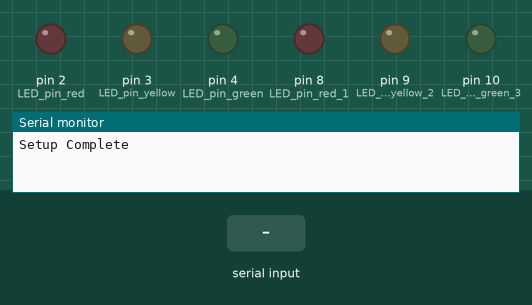
Bench run of a sketch on a simulated Arduino Uno, built with avr-gcc and run on an emulated ATmega328P. On the bench: output pins drawn as LEDs (lit = HIGH), the last lines printed to the serial monitor. The test bench sets the inputs (shaded band).

Above: at 1.2 s.
1.3 s: "b" received over Serial
At 1.7 s:
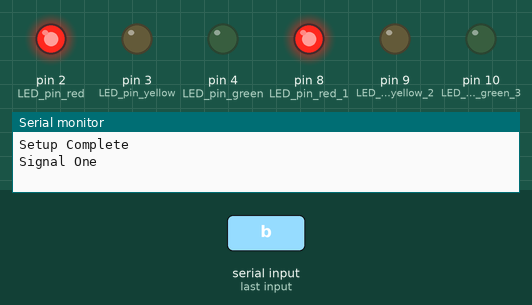
4.3 s: "c" received over Serial
At 6.0 s:
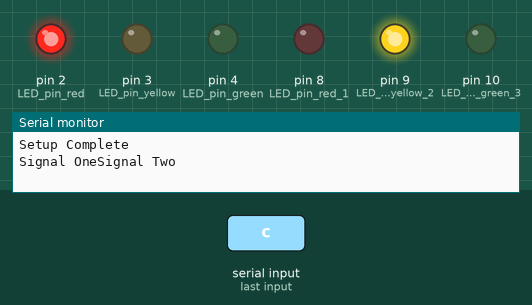
7.3 s: "a" received over Serial
At 8.7 s:
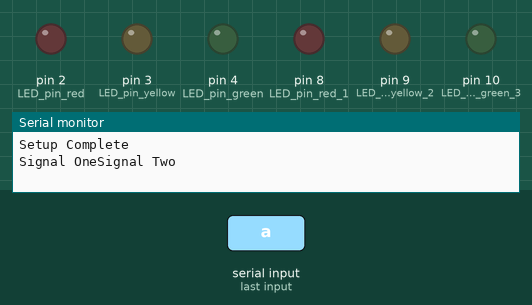
Timing chart, 0 to 10.3 s (numbered marks = the images above; inputs shaded):
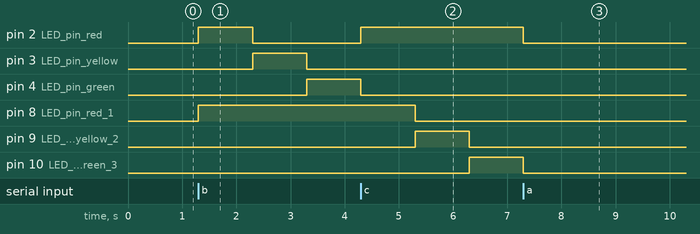

Measured:
- after the input at 1.3 s, pin 2 (LED_pin_red): LOW → HIGH at once, → LOW 1.0 s later; pin 3 (LED_pin_yellow): LOW → HIGH after 1.0 s, → LOW 1.0 s later; pin 4 (LED_pin_green): LOW → HIGH after 2.0 s; pin 8 (LED_pin_red_1): LOW → HIGH at once
- after the input at 4.3 s, pin 2 (LED_pin_red): LOW → HIGH at once; pin 4 (LED_pin_green): HIGH → LOW at once; pin 8 (LED_pin_red_1): HIGH → LOW after 1.0 s; pin 9 (LED_pin_yellow_2): LOW → HIGH after 1.0 s, → LOW 1.0 s later; pin 10 (LED_pin_green_3): LOW → HIGH after 2.0 s
- after the input at 7.3 s, pin 2 (LED_pin_red), pin 10 (LED_pin_green_3): HIGH → LOW at once

The sketch:

serial2.ino
```cpp
int LED_pin_red = 2;
int LED_pin_yellow = 3;
int LED_pin_green = 4;

int LED_pin_red_1 = 8;
int LED_pin_yellow_2 = 9;
int LED_pin_green_3 = 10;

void setup() {
  Serial.begin(115200);
  Serial.println("Setup Complete");
  pinMode(LED_pin_red, OUTPUT);
  pinMode(LED_pin_yellow, OUTPUT);
  pinMode(LED_pin_green, OUTPUT);
  pinMode(LED_pin_red_1, OUTPUT);
  pinMode(LED_pin_yellow_2, OUTPUT);
  pinMode(LED_pin_green_3, OUTPUT);
}

void loop() {
  if (Serial.available()) {
    char ch = Serial.read();
    if (ch == 'a') {
      initial_state();
    } else if (ch == 'b') {
      first_Signal_Go();
    } else if (ch == 'c') {
      second_Signal_Go();
    } else if (ch == 'd') {
      red_light();
    } else {
    }
  } else {
  }
}


void red_light() {
  Serial.print("All Red");
  digitalWrite(LED_pin_red, HIGH);
  digitalWrite(LED_pin_red_1, HIGH);
  digitalWrite(LED_pin_yellow, LOW);
  digitalWrite(LED_pin_green, LOW);
  digitalWrite(LED_pin_yellow_2, LOW);
  digitalWrite(LED_pin_green_3, LOW);
}


void first_Signal_Go() {
  Serial.print("Signal One");
  digitalWrite(LED_pin_red_1, HIGH);
  digitalWrite(LED_pin_red, HIGH);
  digitalWrite(LED_pin_green_3, LOW);
  delay(1000);
  digitalWrite(LED_pin_red, LOW);
  digitalWrite(LED_pin_yellow, HIGH);
  delay(1000);
  digitalWrite(LED_pin_yellow, LOW);
  digitalWrite(LED_pin_green, HIGH);
}


void second_Signal_Go() {
  Serial.print("Signal Two");

  //Signal 1 State
  digitalWrite(LED_pin_red, HIGH);
  digitalWrite(LED_pin_yellow, LOW);
  digitalWrite(LED_pin_green, LOW);

   digitalWrite(LED_pin_red_1, LOW);
  digitalWrite(LED_pin_yellow_2, LOW);
  digitalWrite(LED_pin_green_3, LOW);

  // Signal 2 State
  digitalWrite(LED_pin_red_1, HIGH);
  delay(1000);
  digitalWrite(LED_pin_red_1, LOW);
  digitalWrite(LED_pin_yellow_2, HIGH);
  delay(1000);
  digitalWrite(LED_pin_yellow_2, LOW);
  digitalWrite(LED_pin_green_3, HIGH);
}

void initial_state() {
  digitalWrite(LED_pin_red, LOW);
  digitalWrite(LED_pin_red_1, LOW);
  digitalWrite(LED_pin_yellow, LOW);
  digitalWrite(LED_pin_yellow_2, LOW);
  digitalWrite(LED_pin_green, LOW);
  digitalWrite(LED_pin_green_3, LOW);
}
```
